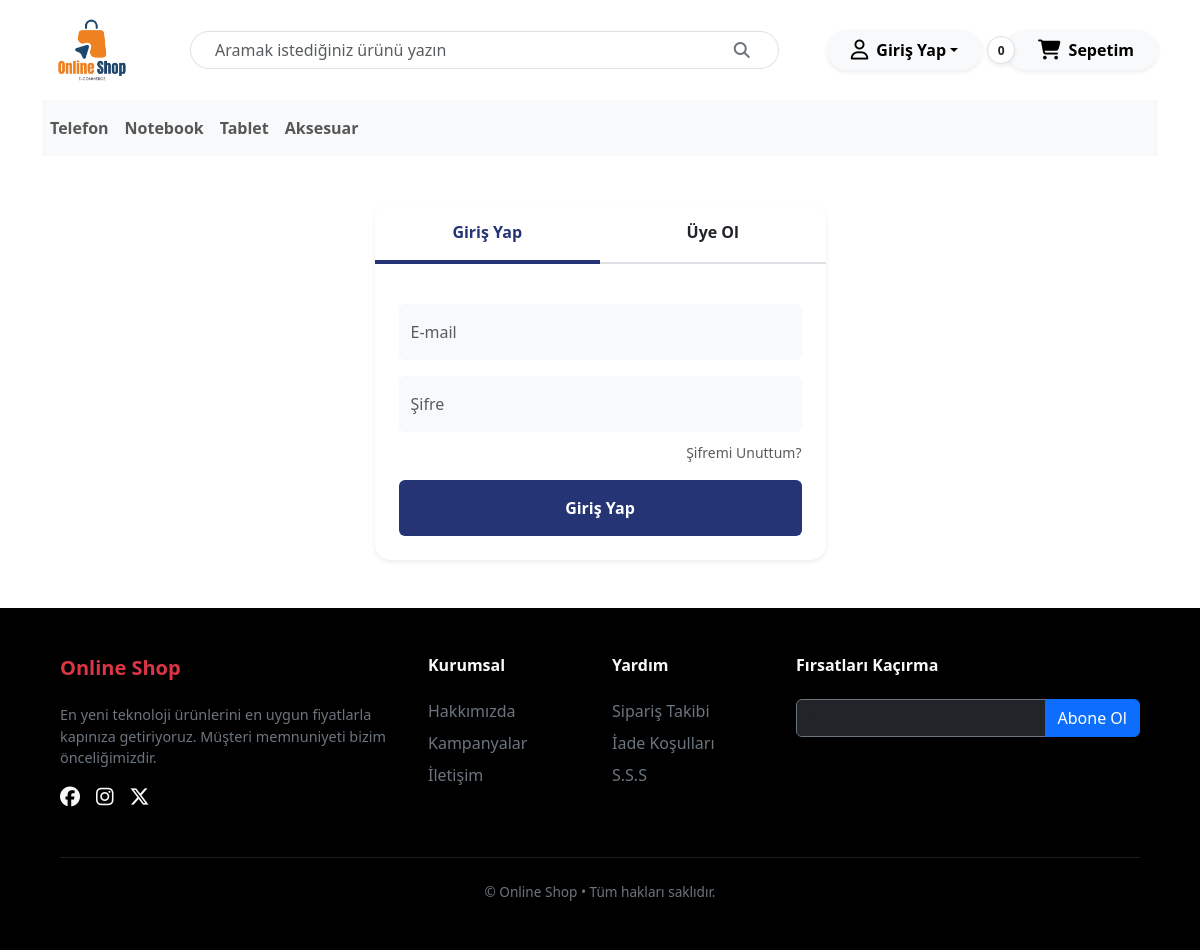
Screenshot of /hesap/ with the database file from the repository.
### myapp/models.py (models this page shows, shortened)
class Category(models.Model):
    name = models.CharField(max_length=100, verbose_name="Kategori Adı")
    slug = models.SlugField(unique=True, blank=True, null=True)

### myapp/views.py (the view, shortened to what this page needs)
# urls.py: path('hesap/', views.user_account, name='user_account'),
def user_account(request):
    categories = Category.objects.all()
    return render(request, "login.html", {'categories': categories})

### myapp/context_processors.py (called while the page is built)
def cart_count(request):
    count = 0
    if request.user.is_authenticated:
        order = Order.objects.filter(user=request.user, is_completed=False).first()
        if order:
            count = sum(item.quantity for item in order.items.all())
    else:
        cart = request.session.get('cart', {})
        count = sum(cart.values())
    return {'cart_total_quantity': count}

### myapp/html/login.html (shortened to what this page needs)
{% extends "base.html" %}
{% load static %}
{% block content %}
<div class="container my-5">
    <div class="row justify-content-center">
        <div class="col-md-5">
            <div class="card shadow-sm border-0" style="border-radius: 15px; overflow: hidden;">
                <div class="card-body p-0">
                    <ul class="nav nav-tabs nav-justified border-bottom-0" id="loginTab" role="tablist">
                        <li class="nav-item" role="presentation">
                            <button class="nav-link active fw-bold py-3 text-dark border-0" id="login-tab" data-bs-toggle="tab" data-bs-target="#login" type="button" role="tab" aria-controls="login" aria-selected="true">
                                Giriş Yap
                            </button>
                        </li>
                        <li class="nav-item" role="presentation">
                            <button class="nav-link fw-bold py-3 text-dark border-0" id="register-tab" data-bs-toggle="tab" data-bs-target="#register" type="button" role="tab" aria-controls="register" aria-selected="false">
                                Üye Ol
                            </button>
                        </li>
                    </ul>
                    <div class="tab-content p-4" id="loginTabContent">
                        <div class="tab-pane fade show active" id="login" role="tabpanel" aria-labelledby="login-tab">
                            <form action="{% url 'user_account' %}" method="POST">
                                <div class="mb-3 mt-3">
                                    <input type="email" name="email" class="form-control bg-light border-0 py-3" placeholder="E-mail" required />
                                </div>
                                <div class="mb-2">
                                    <input type="password" name="sifre" class="form-control bg-light border-0 py-3" placeholder="Şifre" required />
                                </div>
                                <div class="mb-3 text-end">
                                    <a href="{% url 'password_reset' %}" class="text-muted small" style="text-decoration: none;">Şifremi Unuttum?</a>
                                </div>
                                <button type="submit" name="login_submit" class="btn btn-primary w-100 py-3 fw-bold" style="background-color: #243474; border: none">
                                    Giriş Yap
                                </button>
                            </form>
                        </div>
                    </div>
                </div>
            </div>
        </div>
    </div>
</div>
{% endblock content %}

### myapp/templates/_header.html (shortened to what this page needs)
{% load static %}
<header>
    <div class="container">
        <div class="d-flex justify-content-between align-items-center">
            <a href="{% url 'index' %}">
                <img src="{% static 'images/logo.avif' %}" class="img-fluid" width="100" height="100" alt="logo" />
            </a>
<form action="{% url 'search' %}" method="GET" class="flex-grow-1 mx-5">
    <div class="input-group">
        <input type="text" name="q" class="form-control rounded-pill-start border-end-0 ps-4"
               placeholder="Aramak istediğiniz ürünü yazın" style="border-radius: 50px 0 0 50px" />
        <button type="submit" class="input-group-text bg-white border-start-0" style="border-radius: 0 50px 50px 0;">
            <i class="fa-solid fa-magnifying-glass text-secondary pe-3"></i>
        </button>
    </div>
</form>
            <div class="d-flex gap-4 align-items-center">
             <div class="dropdown">
    <button class="btn btn-light rounded-pill px-4 py-2 shadow-sm dropdown-toggle d-flex align-items-center border-0" type="button" id="userDropdown" data-bs-toggle="dropdown" aria-expanded="false" style="background-color: #f8f9fa">
        <i class="fa-regular fa-user me-2 fs-5"></i>
        <span class="fw-bold">
            {% if user.is_authenticated %}
                {{ user.first_name|default:user.username }}
            {% else %}
                Giriş Yap
            {% endif %}
        </span>
    </button>
</div>
                <div class="position-relative">
                   <span class="position-absolute top-50 start-0 translate-middle badge rounded-circle bg-white text-dark border shadow-sm"
      style="width: 28px; height: 28px; line-height: 20px; z-index: 5; margin-left: -5px;">
                    {{ cart_total_quantity|default:0 }}
</span>
                   <a href="{% url 'cart' %}" class="btn btn-light rounded-pill px-4 py-2 shadow-sm d-flex align-items-center border-0" style="background-color: #f8f9fa">
    <i class="fa-solid fa-cart-shopping me-2 fs-5 ms-2"></i>
    <span class="fw-bold">Sepetim</span>
</a>
                </div>
            </div>
        </div>
        <nav class="navbar navbar-expand-lg bg-body-tertiary">
            <div class="collapse navbar-collapse" id="navbarNav">
                <ul class="navbar-nav">
                    {% for cat in categories %}
                    <li class="nav-item">
                        <a class="nav-link fw-bold" href="{% url 'category_list' cat.slug %}">{{ cat.name }}</a>
                    </li>
                    {% endfor %}
                </ul>
            </div>
        </nav>
    </div>
</header>

### myapp/static/css/styles.css (style rules this page uses)
.nav-tabs { border-bottom: 2px solid #dee2e6 !important; position: relative; }
.nav-tabs .nav-link { border: none !important; color: #6c757d; transition: color 0.3s ease; background-color: transparent !important; }
.nav-tabs .nav-link.active { color: #243474 !important; }
.nav-tabs .nav-item { position: relative; }
.nav-tabs .nav-link.active::after { content: ""; position: absolute; bottom: -2px; left: 0; width: 100%; height: 4px; background-color: #243474; transition: all 0.3s ease; }

### myapp/html/login.html (style rules this page uses)
.nav-tabs .nav-link.active { background-color: #ffffff !important; border-bottom: 3px solid #243474 !important; color: #243474 !important; }
.nav-tabs .nav-link { background-color: #f8f9fa; border-radius: 0; }

### rows the page displays
Category: name "Telefon"
Category: name "Notebook"
Category: name "Tablet"
Category: name "Aksesuar"

### other values shown
{{ cart_total_quantity|default:0 }} "0"
